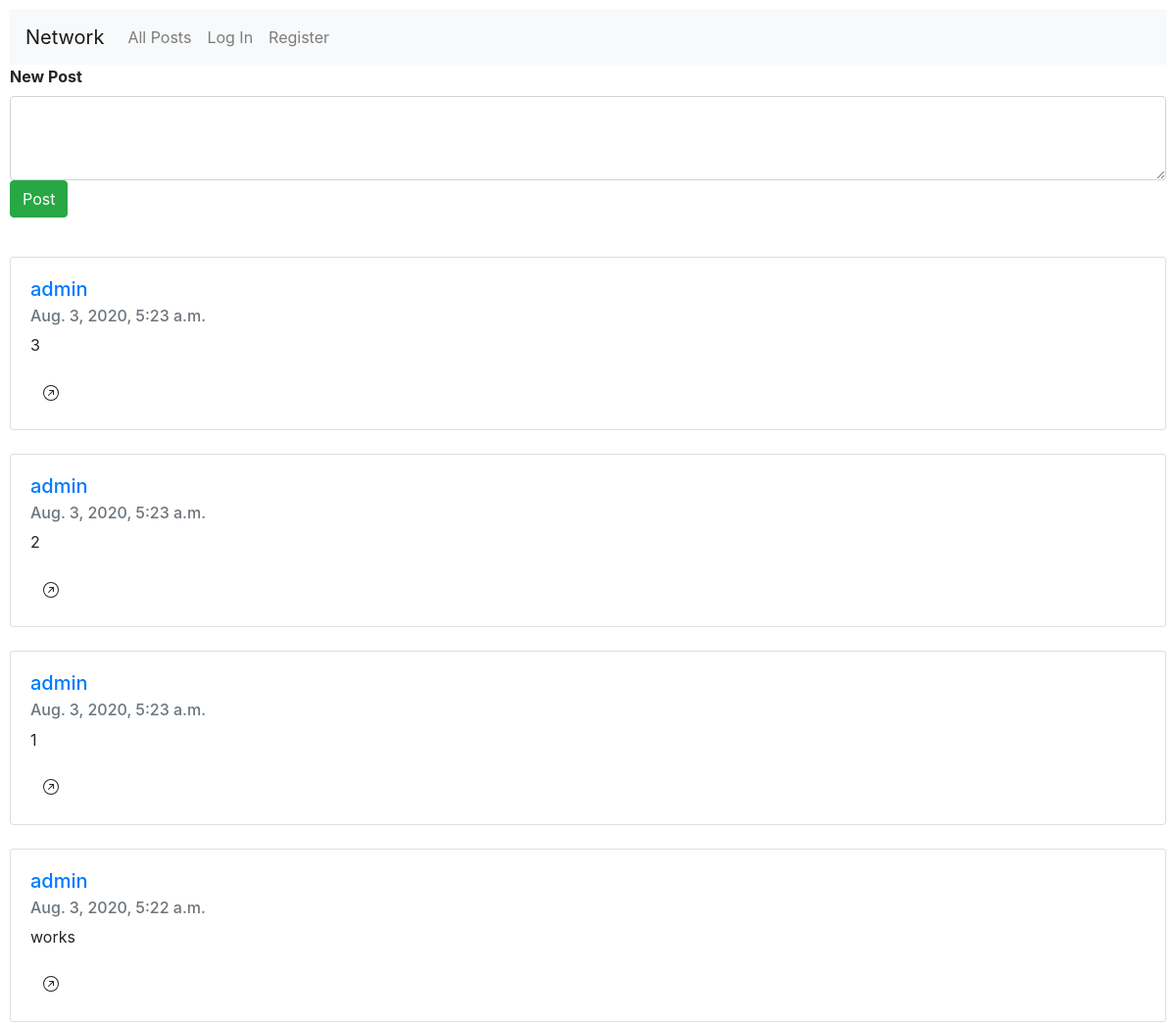
The app's page / (upper part), older data.
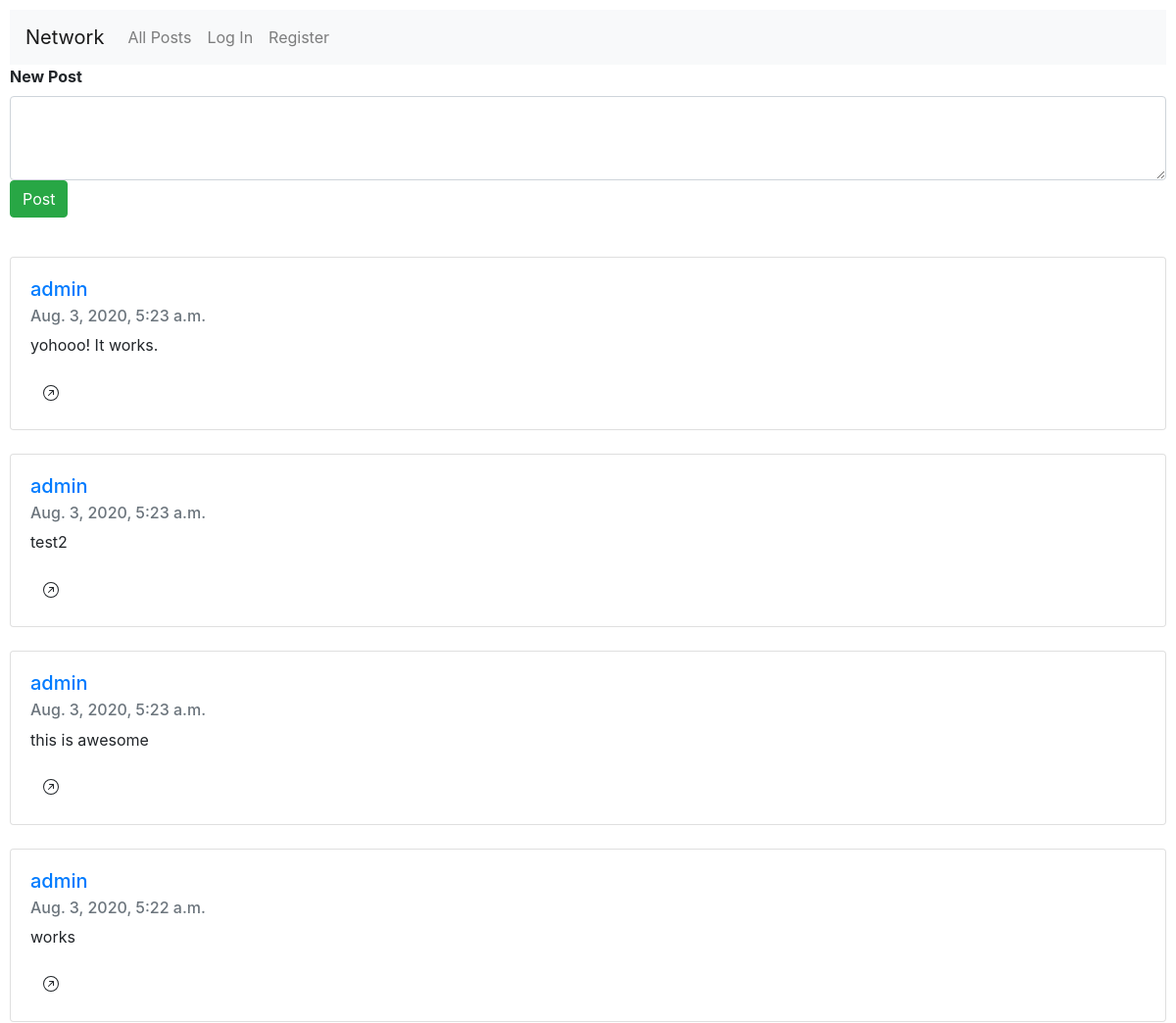
The same page, newer data.
### network/models.py (models this page shows)
class Post(models.Model):
    user = models.ForeignKey(User, on_delete=models.CASCADE, related_name="posts")
    content = models.CharField(max_length=512)
    date_added = models.DateTimeField(auto_now_add=True)

class User(AbstractUser):
    pass

### network/views.py (the view)
# urls.py: path("", views.index, name="index"),
def index(request):
    posts = Post.objects.all()
    posts = [post for post in posts[::-1]]
    paginator = Paginator(posts, 10)
    page_number = request.GET.get('page')
    page_obj = paginator.get_page(page_number)
    return render(request, "network/index.html",{
        "page_obj": page_obj
    })

### network/templates/network/index.html (shortened to what this page needs)
{% extends "network/layout.html" %}
{% block body %}
    <form action="{% url 'newpost' %}" method="post">
        <div class="form-group">
            <label for="newpost"><b>New Post</b></label>
            <textarea class="form-control" rows="3" name="newpost"></textarea>
            <button type="submit" class="btn btn-success">Post</button>
        </div>
    </form>
    <br>
    {% for post in page_obj %}
    <div class="card">
        <div class="card-body">
            <h5 class="card-title"><a href="{% url 'userprofile' post.user.id %}">{{post.user}}</a>
            </h5>
            <h6 class="card-subtitle mb-2 text-muted">{{post.date_added}}</h6>
            <p class="card-text" id="{{post.id}}">{{post.content}}</p>
            {% if user != post.user %}
                {% if post.likes.count > 0 %}
                <h6 class="text-muted">
                <button class="btn btn-default" onclick="fetchLikes('{{post.id}}')">
                  <svg width="1em" height="1em" viewBox="0 0 16 16" class="bi bi-arrow-up-right-circle-fill" fill="currentColor" xmlns="http://www.w3.org/2000/svg">
                    <path fill-rule="evenodd" d="M16 8A8 8 0 1 1 0 8a8 8 0 0 1 16 0zM6.5 5h4a.5.5 0 0 1 .5.5v4a.5.5 0 0 1-1 0V6.707l-4.146 4.147a.5.5 0 0 1-.708-.708L9.293 6H6.5a.5.5 0 0 1 0-1z"/>
                  </svg>
                </button>
                {{ post.likes.count }}
                </h6>
                {% else %}
                <button class="btn btn-default" onclick="fetchLikes('{{post.id}}')">
                </button>
                {% endif %}
            {% endif %}
        </div>
    </div>
    <br>
    {% endfor %}
{% endblock %}

Row changes from the older to the newer data that the page shows:
changed Post: content "3" → "yohooo! It works."
changed Post: content "2" → "test2"
changed Post: content "1" → "this is awesome"
